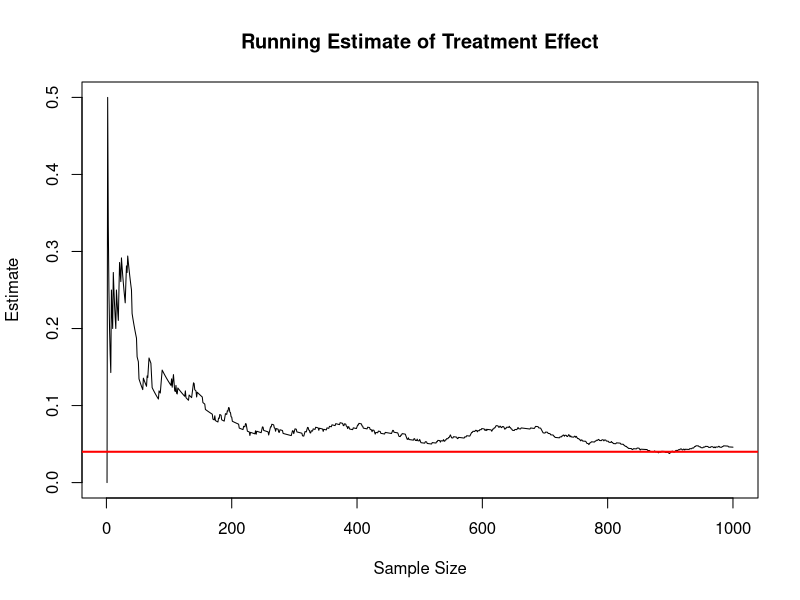
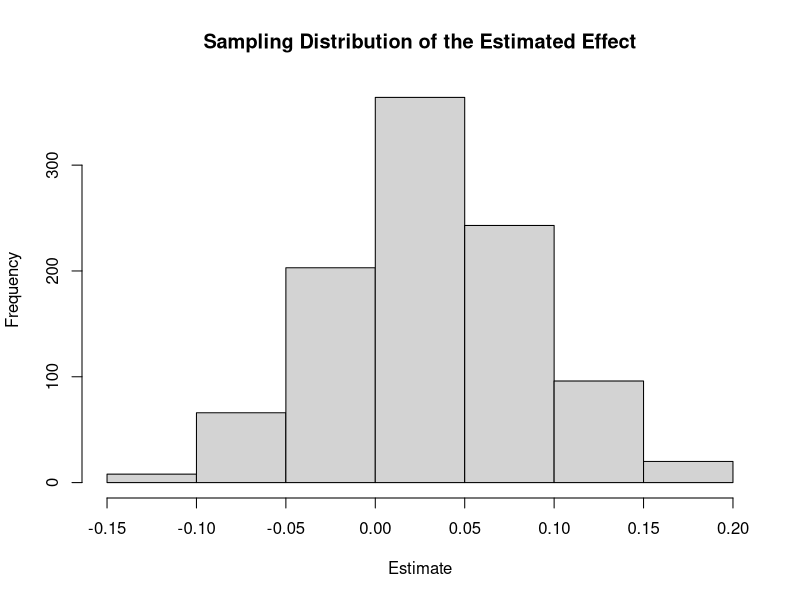

Write the R code that produced these figures, in order.
## ---- chunk 1
set.seed(123)

n <- 1000
A <- rbinom(n, 1, 0.22)
B <- rbinom(n, 1, 0.18)

theta_hat <- mean(A) - mean(B)
theta_hat
## ---- chunk 2
diffs <- A - B
running_mean <- cumsum(diffs) / (1:n)

plot(
  running_mean,
  type = "l",
  main = "Running Estimate of Treatment Effect",
  xlab = "Sample Size",
  ylab = "Estimate"
)
abline(h = 0.04, col = "red", lwd = 2)
## ---- chunk 3
boot_estimates <- replicate(1000, {
  A_star <- sample(A, replace = TRUE)
  B_star <- sample(B, replace = TRUE)
  mean(A_star) - mean(B_star)
})

boot_se <- sd(boot_estimates)
boot_se
## ---- chunk 4
sim_estimates <- replicate(1000, {
  A_s <- rbinom(100, 1, 0.22)
  B_s <- rbinom(100, 1, 0.18)
  mean(A_s) - mean(B_s)
})

hist(
  sim_estimates,
  main = "Sampling Distribution of the Estimated Effect",
  xlab = "Estimate"
)
## ---- chunk 5
se <- sqrt(var(A)/n + var(B)/n)
z <- theta_hat / se
2 * (1 - pnorm(abs(z)))
## ---- chunk 6
Y <- c(A, B)
D <- c(rep(1, n), rep(0, n))
summary(lm(Y ~ D))
## ---- chunk 7
false_positive <- replicate(1000, {
  A <- rbinom(1000, 1, 0.2)
  B <- rbinom(1000, 1, 0.2)

  any(sapply(seq(100, 1000, 100), function(k) {
    z <- (mean(A[1:k]) - mean(B[1:k])) /
         sqrt(var(A[1:k])/k + var(B[1:k])/k)
    p <- 2 * (1 - pnorm(abs(z)))
    p < 0.05
  }))
})

mean(false_positive)
